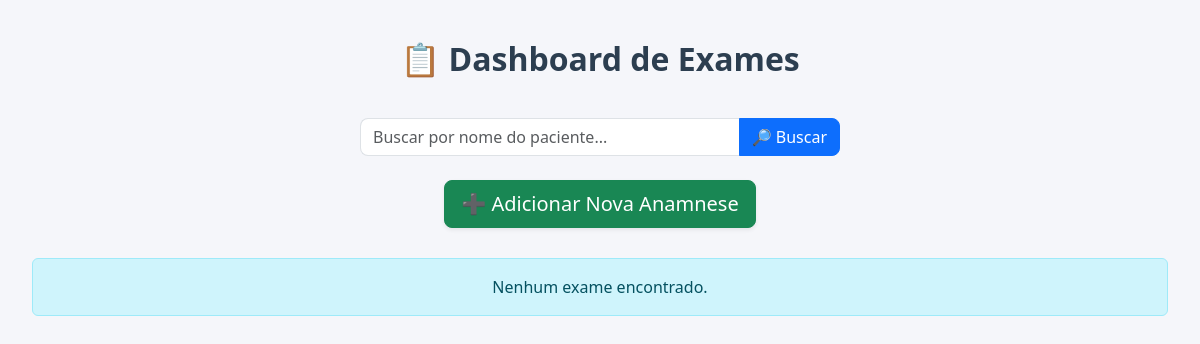
Before: /anamnese/crud/ with the older database file.
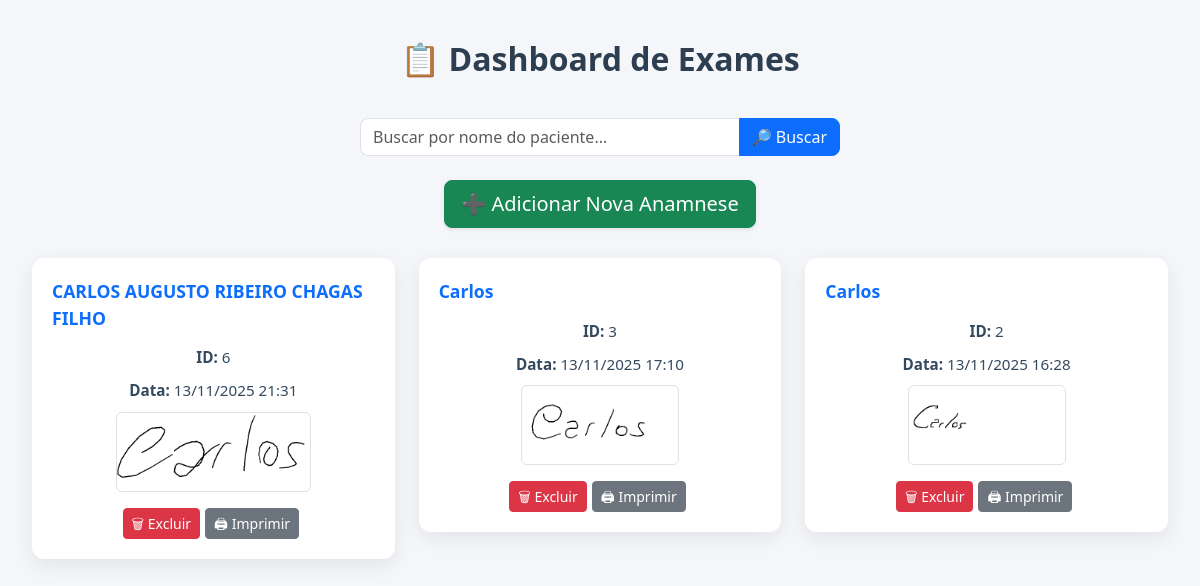
After: the same page with the newer database file.
### Exames/models.py (models this page shows, shortened)
class Anamnese(models.Model):
    nome = models.CharField(max_length=150)
    data_nascimento = models.DateField(null=True, blank=True)
    idade = models.IntegerField(null=True, blank=True)
    sexo = models.CharField(max_length=20, choices=[
        ("M", "Masculino"),
        ("F", "Feminino"),
        ("Outro", "Outro"),
    ], blank=True)
    estado_civil = models.CharField(max_length=50, blank=True)
    endereco = models.CharField(max_length=255, blank=True)
    cidade = models.CharField(max_length=100, blank=True)
    bairro = models.CharField(max_length=100, blank=True)
    telefone = models.CharField(max_length=30, blank=True)
    email = models.EmailField(max_length=150, blank=True)
    profissao = models.CharField(max_length=150, blank=True)
    origem_encaminhamento = models.CharField(max_length=200, blank=True)
    responsavel_nome = models.CharField(max_length=150, blank=True)
    responsavel_rg = models.CharField(max_length=50, blank=True)
    responsavel_cpf = models.CharField(max_length=50, blank=True)
    motivo_consulta = models.TextField(blank=True)
    tempo_problema = models.CharField(max_length=100, blank=True)
    fez_tratamento = models.BooleanField(default=False)
    tratamento_local = models.CharField(max_length=200, blank=True)
    expectativas = models.TextField(blank=True)
    tratamento_medico = models.BooleanField(default=False)
    tratamento_medico_qual = models.CharField(max_length=200, blank=True)
    usa_medicamentos = models.BooleanField(default=False)
    medicamentos_detalhes = models.TextField(blank=True)
    usa_suplementos = models.BooleanField(default=False)
    suplementos_quais = models.TextField(blank=True)
    alergias = models.BooleanField(default=False)
    alergias_quais = models.TextField(blank=True)
    condicoes_saude = models.TextField(
        blank=True,
        help_text="Lista como: Hipertensão; Diabetes; Doença Cardiovascular..."
    )
    data_ultimo_exame = models.DateField(null=True, blank=True)
    hospitalizado = models.BooleanField(default=False)
    hospitalizado_detalhes = models.TextField(blank=True)
    fumante = models.BooleanField(default=False)
    fumo_quantidade_tempo = models.CharField(max_length=200, blank=True)
    alcool = models.BooleanField(default=False)
    alcool_frequencia = models.CharField(max_length=200, blank=True)
    drogas = models.BooleanField(default=False)
    drogas_quais_frequencia = models.TextField(blank=True)
    assinatura_paciente = models.ImageField(upload_to="assinaturas/", blank=True, null=True)
    data_assinatura_paciente = models.DateField(null=True, blank=True)
    assinatura_responsavel = models.ImageField(upload_to="assinaturas/", blank=True, null=True)
    data_assinatura_responsavel = models.DateField(null=True, blank=True)
    data_envio = models.DateTimeField(auto_now_add=True)

### Exames/views.py (the view)
# urls.py: path('crud/', views.exames_crud, name='exames_crud'),
def exames_crud(request):
    search = request.GET.get("search", "")
    exames = Anamnese.objects.all().order_by('-id')  # Ordena por id decrescente
    if search:
        exames = exames.filter(nome__icontains=search)  # Filtra pelo nome
    return render(request, 'Exames/exames_crud.html', {
        "exames": exames,
        "search": search
    })

### AppHome/context_processors.py (called while the page is built)
def permissoes_usuario(request):
    if not request.user.is_authenticated:
        return {}
    usuario_pode_alterar = request.user.is_superuser or request.user.groups.filter(name="Técnicos").exists()
    return {
        'usuario_pode_alterar': usuario_pode_alterar
    }

### Exames/templates/Exames/exames_crud.html (shortened to what this page needs)
{% load static %}
<!DOCTYPE html>
<html lang="pt-BR">
<head>
  <link rel="stylesheet" href="https://cdn.jsdelivr.net/npm/bootstrap@5.3.3/dist/css/bootstrap.min.css">
</head>
<body>
  <div class="container" style="max-width: 1200px;">
    <h2>📋 Dashboard de Exames</h2>
    <form method="get" class="mb-4 d-flex justify-content-center search-bar">
      <div class="input-group" style="max-width: 480px;">
        <input
          type="text"
          name="search"
          class="form-control"
          placeholder="Buscar por nome do paciente..."
          value="{{ search }}"
        >
        <button class="btn btn-primary" type="submit">🔎 Buscar</button>
      </div>
    </form>
    <div class="add-btn">
      <a href="{% url 'Exames:anamnese' %}" class="btn btn-success btn-lg shadow-sm">
        ➕ Adicionar Nova Anamnese
      </a>
    </div>
    {% if exames %}
      <div class="row g-4">
        {% for exame in exames %}
          <div class="col-lg-4 col-md-6 col-sm-12">
            <div class="card-exame">
              <div class="card-header">
                {{ exame.nome }}
              </div>
              <div class="card-body text-center">
                <p><strong>ID:</strong> {{ exame.id }}</p>
                <p><strong>Data:</strong> {{ exame.data_envio|date:"d/m/Y H:i" }}</p>
                <p>
                  {% if exame.assinatura_paciente %}
                    <img src="{{ exame.assinatura_paciente.url }}" alt="Assinatura" class="assinatura">
                  {% else %}
                    <span class="text-muted">Sem assinatura</span>
                  {% endif %}
                </p>
                <div class="d-flex justify-content-center mt-3">
                  <form method="post" action="{% url 'Exames:excluir_exame' exame.id %}" style="display:inline;">
                    <button type="submit" class="btn btn-danger btn-sm btn-action">🗑 Excluir</button>
                  </form>
                  <button onclick="window.open('{% url 'Exames:imprimir_exame' exame.id %}', '_blank')" class="btn btn-secondary btn-sm btn-action">
                    🖨 Imprimir
                  </button>
                </div>
              </div>
            </div>
          </div>
        {% endfor %}
      </div>
    {% else %}
      <div class="alert alert-info text-center mt-4">
        Nenhum exame encontrado.
      </div>
    {% endif %}
  </div>
</body>
</html>

### Exames/templates/Exames/exames_crud.html (style rules this page uses)
body { font-family: 'Segoe UI', Tahoma, Geneva, Verdana, sans-serif; background-color: #f5f6fa; padding: 40px 20px; }
h2 { font-weight: 700; color: #2c3e50; text-align: center; margin-bottom: 40px; }
.search-bar .form-control { border-radius: 8px 0 0 8px; border-right: none; }
.search-bar .btn { border-radius: 0 8px 8px 0; }
.add-btn { display: flex; justify-content: center; margin-bottom: 30px; }
.card-exame { background: #ffffff; border-radius: 12px; box-shadow: 0 6px 20px rgba(0,0,0,0.08); padding: 20px; transition: transform 0.2s ease, box-shadow 0.2s ease; }
.card-header { font-weight: 600; font-size: 1.1rem; color: #0d6efd; margin-bottom: 15px; }
.card-body p { margin-bottom: 10px; color: #34495e; font-size: 0.95rem; }
.assinatura { max-height: 80px; object-fit: contain; border-radius: 6px; border: 1px solid #dee2e6; }
.btn-action { margin-right: 5px; transition: all 0.2s ease; }

Changed rows visible on the page:
added Anamnese: nome "CARLOS AUGUSTO RIBEIRO CHAGAS FILHO", id "6", data_envio "13/11/2025 21:31", assinatura_paciente (picture)
added Anamnese: nome "Carlos", id "3", data_envio "13/11/2025 17:10", assinatura_paciente (picture)
added Anamnese: nome "Carlos", id "2", data_envio "13/11/2025 16:28", assinatura_paciente (picture)
Other visible differences:
text no longer shown: "Nenhum exame encontrado."
